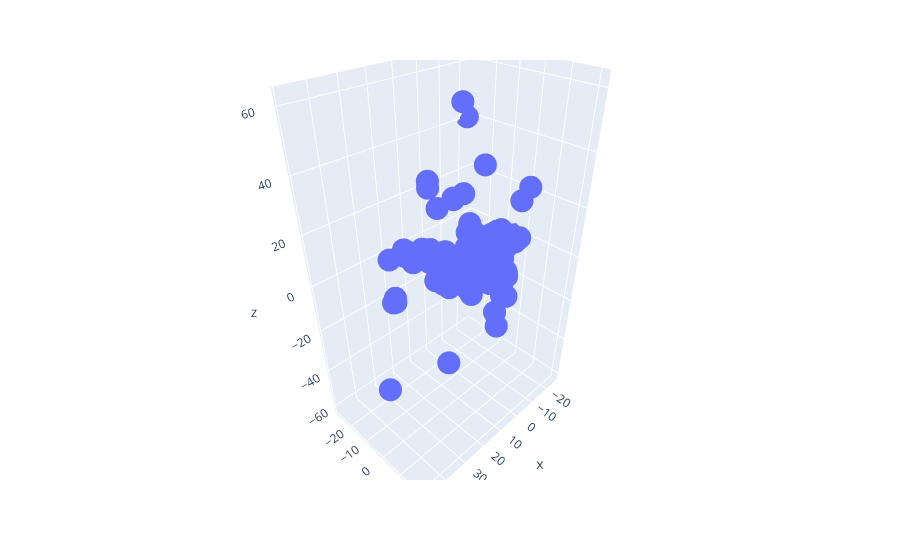

The code cell stored with this chart in its notebook:
### Code cell
import plotly.express as px

embeddings_false = pd.DataFrame(embeddings[y_train.reset_index(drop=True)==0], columns=['x', 'y', 'z'])
fig = px.scatter_3d(embeddings_false, x='x', y='y', z='z')
fig.show()

### Figure 1 — Plotly figure (JSON) as saved in the notebook; plotly's stock layout.template omitted (floating-point values rounded to 4 significant figures; data arrays with more than 128 entries replaced by an {"elided": "..."} marker saying what was removed)
{"data": [{"hovertemplate": "x=%{x}<br>y=%{y}<br>z=%{z}<extra></extra>", "legendgroup": "", "marker": {"color": "#636efa", "symbol": "circle"}, "mode": "markers", "name": "", "scene": "scene", "showlegend": false, "type": "scatter3d", "x": {"elided": "547 float values"}, "y": {"elided": "547 float values"}, "z": {"elided": "547 float values"}}], "layout": {"legend": {"tracegroupgap": 0}, "margin": {"t": 60}, "scene": {"domain": {"x": [0, 1], "y": [0, 1]}, "xaxis": {"title": {"text": "x"}}, "yaxis": {"title": {"text": "y"}}, "zaxis": {"title": {"text": "z"}}}}}
